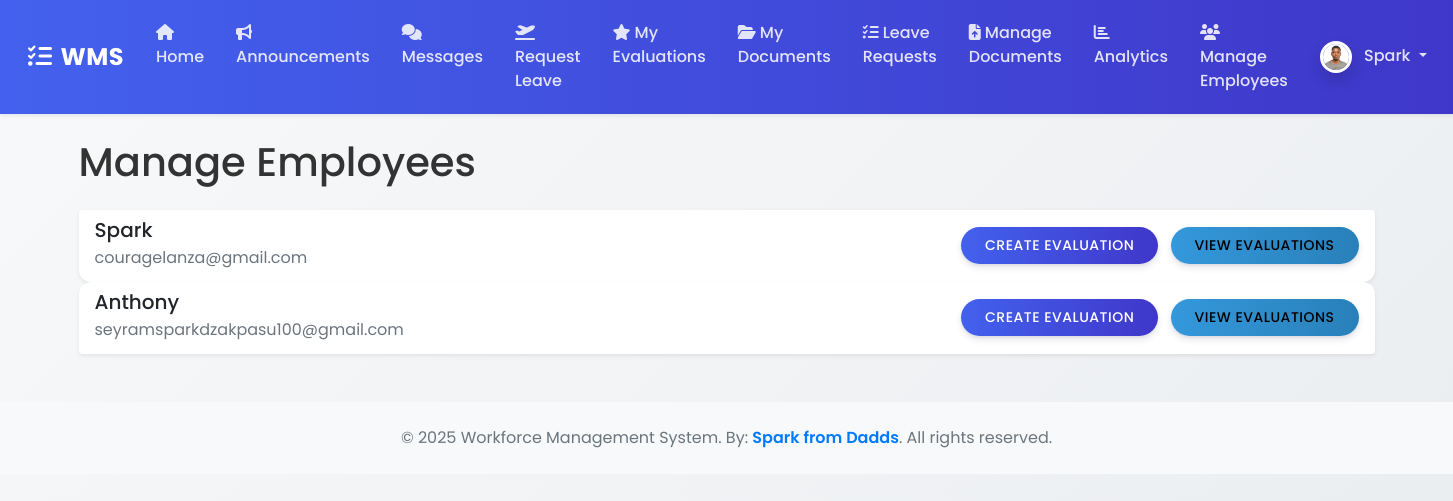
The app's page /manage_employees (signed in) with its own data.
### wms/models.py (models this page shows, shortened)
class ProfilePicture(db.Model):
    id = db.Column(db.Integer, primary_key=True)
    filename = db.Column(db.String(100), nullable=False)
    upload_date = db.Column(db.DateTime, nullable=False, default=datetime.datetime.utcnow)
    user_id = db.Column(db.Integer, db.ForeignKey('user.id'), nullable=False, unique=True)

class User(UserMixin, db.Model):
    id = db.Column(db.Integer, primary_key=True)
    username = db.Column(db.String(150), unique=True, nullable=False)
    email = db.Column(db.String(150), unique=True, nullable=False)
    password_hash = db.Column(db.String(256))
    role = db.Column(db.String(50), nullable=False, default='Employee') # Roles: Admin, Manager, Employee
    profile_picture = db.relationship('ProfilePicture', backref='user', uselist=False)

### wms/routes.py (the view)
@main_bp.route("/manage_employees")
@login_required
@roles_required('Admin', 'Manager')
def manage_employees():
    users = User.query.all()
    return render_template('manage_employees.html', title='Manage Employees', users=users)

### wms/__init__.py (called while the page is built)
def create_app():
    app = Flask(__name__)
    app.config['SECRET_KEY'] = os.environ.get('SECRET_KEY', 'a-very-secret-key-for-dev')
    app.config['SQLALCHEMY_DATABASE_URI'] = os.environ.get('DATABASE_URL', 'sqlite:///wms.db')
    app.config['SQLALCHEMY_TRACK_MODIFICATIONS'] = False
    app.config['UPLOAD_FOLDER'] = os.path.join(app.root_path, 'static/uploads')
    db.init_app(app)
    login_manager.init_app(app)
    csrf.init_app(app)
    migrate.init_app(app, db) # Initialize Migrate with app and db
    login_manager.login_view = 'main.login'
    login_manager.login_message_category = 'info'
    from wms.routes import main_bp
    app.register_blueprint(main_bp)
    with app.app_context():
        from . import models
    @login_manager.user_loader
    def load_user(user_id):
        from .models import User
        return User.query.get(int(user_id))
    return app

### wms/templates/manage_employees.html
{% extends "base.html" %}
{% block content %}
    <div class="content-section">
        <h1 class="mb-4">Manage Employees</h1>
        <div class="list-group">
            {% for user in users %}
                <div class="list-group-item list-group-item-action d-flex justify-content-between align-items-center">
                    <div>
                        <h5 class="mb-1">{{ user.username }}</h5>
                        <p class="mb-1 text-muted">{{ user.email }}</p>
                    </div>
                    <div>
                        <a href="{{ url_for('main.new_evaluation', employee_id=user.id) }}" class="btn btn-primary btn-sm me-2">Create Evaluation</a>
                        <a href="{{ url_for('main.view_evaluations', user_id=user.id) }}" class="btn btn-info btn-sm">View Evaluations</a>
                    </div>
                </div>
            {% else %}
                <div class="alert alert-info">
                    No employees found.
                </div>
            {% endfor %}
        </div>
    </div>
{% endblock content %}

### wms/templates/base.html (shortened to what this page needs)
<!DOCTYPE html>
<html>
<head>
    <link rel="stylesheet" href="https://cdn.jsdelivr.net/npm/bootstrap@5.1.3/dist/css/bootstrap.min.css">
    <link rel="stylesheet" href="https://cdnjs.cloudflare.com/ajax/libs/font-awesome/6.5.0/css/all.min.css">
    <link rel="stylesheet" href="{{ url_for('static', filename='css/styles.css') }}">
</head>
<body>
    <nav class="navbar navbar-expand-lg navbar-dark shadow-sm sticky-top">
        <div class="container-fluid">
            <a class="navbar-brand" href="#"><i class="fas fa-tasks me-2"></i>WMS</a>
            <div class="collapse navbar-collapse" id="navbarContent">
                <ul class="navbar-nav me-auto mb-2 mb-lg-0">
                    {% if current_user.is_authenticated %}
                        <li class="nav-item"><a class="nav-link" href="{{ url_for('main.home') }}"><i class="fas fa-home me-1"></i>Home</a></li>
                        <li class="nav-item"><a class="nav-link" href="{{ url_for('main.announcements') }}"><i class="fas fa-bullhorn me-1"></i>Announcements</a></li>
                        <li class="nav-item"><a class="nav-link" href="{{ url_for('main.messages') }}"><i class="fas fa-comments me-1"></i>Messages</a></li>
                        <li class="nav-item"><a class="nav-link" href="{{ url_for('main.new_leave_request') }}"><i class="fas fa-plane-departure me-1"></i>Request Leave</a></li>
                        <li class="nav-item"><a class="nav-link" href="{{ url_for('main.view_evaluations', user_id=current_user.id) }}"><i class="fas fa-star me-1"></i>My Evaluations</a></li>
                        <li class="nav-item"><a class="nav-link" href="{{ url_for('main.my_documents') }}"><i class="fas fa-folder-open me-1"></i>My Documents</a></li>
                        {% if current_user.role in ['Admin', 'Manager'] %}
                            <li class="nav-item"><a class="nav-link" href="{{ url_for('main.leave_requests') }}"><i class="fas fa-tasks me-1"></i>Leave Requests</a></li>
                            <li class="nav-item"><a class="nav-link" href="{{ url_for('main.documents') }}"><i class="fas fa-file-upload me-1"></i>Manage Documents</a></li>
                            <li class="nav-item"><a class="nav-link" href="{{ url_for('main.analytics') }}"><i class="fas fa-chart-bar me-1"></i>Analytics</a></li>
                            <li class="nav-item"><a class="nav-link" href="{{ url_for('main.manage_employees') }}"><i class="fas fa-users me-1"></i>Manage Employees</a></li>
                        {% endif %}
                    {% endif %}
                </ul>
                <ul class="navbar-nav">
                    {% if current_user.is_authenticated %}
                        <li class="nav-item dropdown">
                            <a class="nav-link dropdown-toggle" href="#" id="navbarDropdown" role="button" data-bs-toggle="dropdown" aria-expanded="false">
                                {% if current_user.profile_picture %}
                                    <img src="{{ url_for('static', filename='uploads/profile_pics/' + current_user.profile_picture.filename) }}"
                                         class="rounded-circle profile-picture" width="32" height="32" alt="Profile Picture">
                                {% else %}
                                    <img src="{{ url_for('static', filename='uploads/profile_pics/default.png') }}"
                                         class="rounded-circle profile-picture" width="32" height="32" alt="Default Profile Picture">
                                {% endif %}
                                <span class="ms-2">{{ current_user.username }}</span>
                            </a>
                        </li>
                    {% else %}
                        <li class="nav-item"><a class="nav-link" href="{{ url_for('main.login') }}"><i class="fas fa-sign-in-alt me-1"></i>Login</a></li>
                        <li class="nav-item"><a class="nav-link" href="{{ url_for('main.register') }}"><i class="fas fa-user-plus me-1"></i>Register</a></li>
                    {% endif %}
                </ul>
            </div>
        </div>
    </nav>
    <div class="container mt-4">
        {% block content %}{% endblock %}
    </div>
    <footer class="bg-light text-center text-muted py-4 mt-5">
  <div class="container">
    <p class="mb-0">
      © 2025 Workforce Management System. By:
      <span style="color: #007BFF; font-weight: 600;">Spark from Dadds</span>.
      All rights reserved.
    </p>
  </div>
</footer>
</body>
</html>

### wms/static/css/styles.css (style rules this page uses)
:root { --primary-color: #4361ee; --secondary-color: #3f37c9; --success-color: #4cc9f0; --info-color: #4895ef; --warning-color: #f72585; --danger-color: #e63946; --light-color: #f8f9fa; --dark-color: #212529; }
body { background: linear-gradient(135deg, #f8f9fa 0%, #e9ecef 100%); min-height: 100vh; font-family: 'Poppins', sans-serif; color: #333; }
.navbar { background: linear-gradient(90deg, var(--primary-color) 0%, var(--secondary-color) 100%) !important; padding: 0.8rem 1rem; }
.navbar-brand { font-weight: 700; letter-spacing: 0.5px; font-size: 1.5rem; color: white !important; }
.navbar-dark .navbar-nav .nav-link { color: rgba(255, 255, 255, 0.85); font-weight: 500; padding: 0.5rem 1rem; border-radius: 4px; transition: all 0.3s ease; }
.card, .list-group-item { border: none; box-shadow: 0 0.125rem 0.25rem rgba(0, 0, 0, 0.075); transition: all 0.3s ease; border-radius: 0.75rem; overflow: hidden; }
.btn { border-radius: 50px; padding: 0.5rem 1.5rem; font-weight: 500; text-transform: uppercase; letter-spacing: 0.5px; transition: all 0.3s ease; box-shadow: 0 4px 6px rgba(50, 50, 93, 0.11), 0 1px 3px rgba(0, 0, 0, 0.08); }
.btn-primary { background: linear-gradient(90deg, var(--primary-color) 0%, var(--secondary-color) 100%); border: none; }
.btn-info { background: linear-gradient(90deg, #3498db 0%, #2980b9 100%); border: none; }
.profile-picture { border: 3px solid white; box-shadow: 0 0.5rem 1rem rgba(0, 0, 0, 0.15); }
.container { animation: fadeIn 0.5s ease-out; }

### records on screen
ProfilePicture: filename (picture)
User: username "Spark", email "couragelanza@gmail.com"
User: username "Anthony", email "seyramsparkdzakpasu100@gmail.com"
